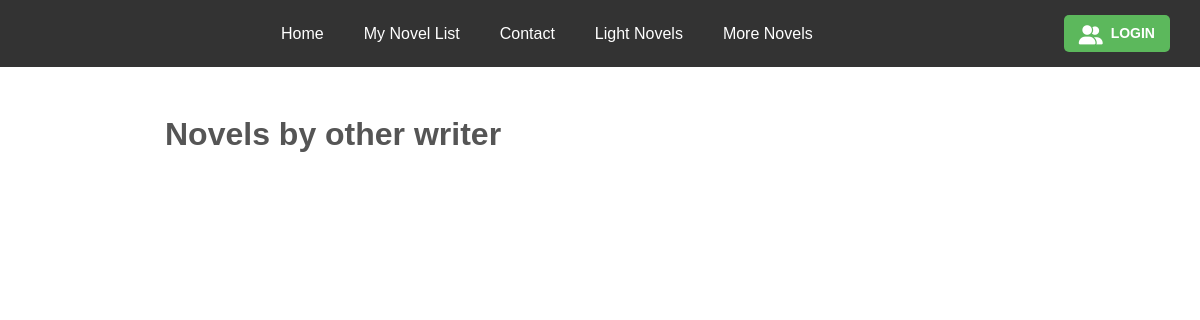
The app's page /writer/writer/novel/list/, older data.
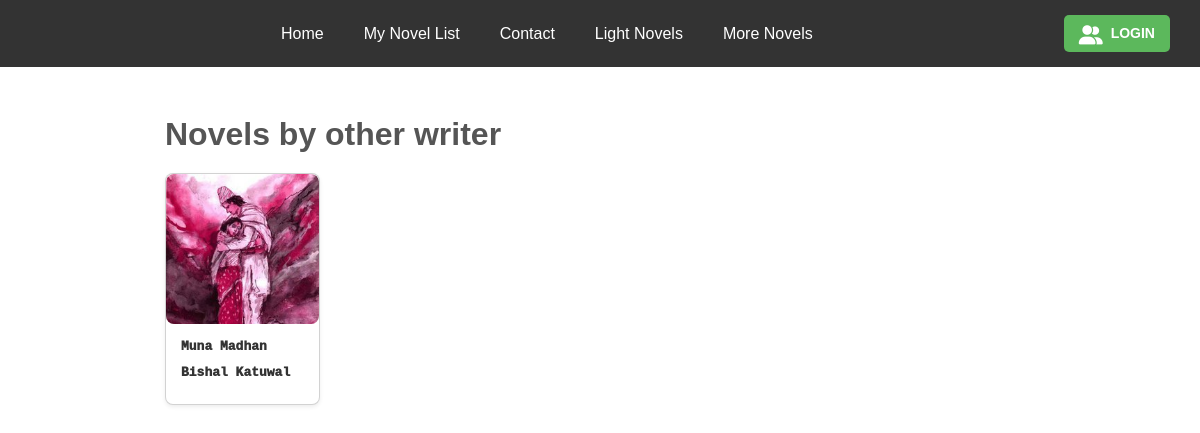
The same page, newer data.
### writer/models.py (models this page shows, shortened)
class WriterNovel(models.Model):
    title = models.CharField(max_length=100)
    summary = models.TextField()
    cover_img = models.ImageField(upload_to='writer/novel_cover_img')
    writer = models.ForeignKey(User, on_delete=models.CASCADE)
    novel_pdf = models.FileField(upload_to='novels/pdf')

### writer/views.py (the view)
# urls.py: path('writer/novel/list/', WriterNovelsView.as_view(), name='writer_novels_list' ),
class WriterNovelsView(ListView):
    model = WriterNovel
    template_name = 'novels/novels.html'
    context_object_name = 'novels'
    def get_queryset(self):
        return WriterNovel.objects.all()

### writer/templates/novels/novels.html (shortened to what this page needs)
{% extends 'base.html' %}
{% block content %}
<div class="container mt-4">
    <div class="my-5">
            <h2 class="section-title">Novels by other writer</h2>
            <div class="row row-cols-1 row-cols-md-5 g-4">
                {% for novel in novels %}
                <div class="col">
                    <div class="card shadow-sm h-100">
                        <img src="{{ novel.cover_img.url }}" class="card-img-top" alt="{{ novel.title }}">
                        <div class="card-body">
                            <a href="{% url 'writer_novels_detail' novel.pk %}">
                                <h5 class="card-title">{{ novel.title }}</h5>
                                <p class="card-title">{{ novel.writer.first_name }} {{ novel.writer.last_name}}</p>
                            </a>
                        </div>
                    </div>
                </div>
                {% endfor %}
            </div>
{% endblock %}

Row changes from the older to the newer data that the page shows:
added WriterNovel: cover_img (picture), title "Muna Madhan", writer.first_name "Bishal", writer.last_name "Katuwal"
